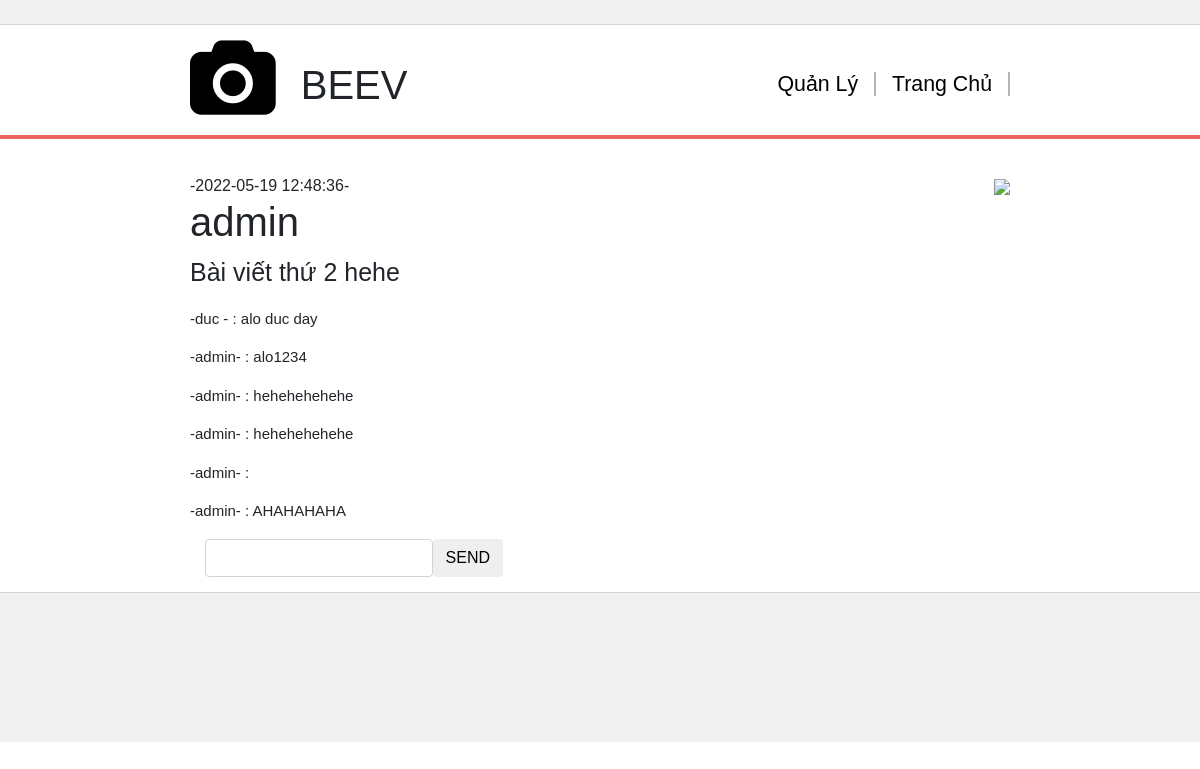
Page /post.php (signed in) on the earlier database version.
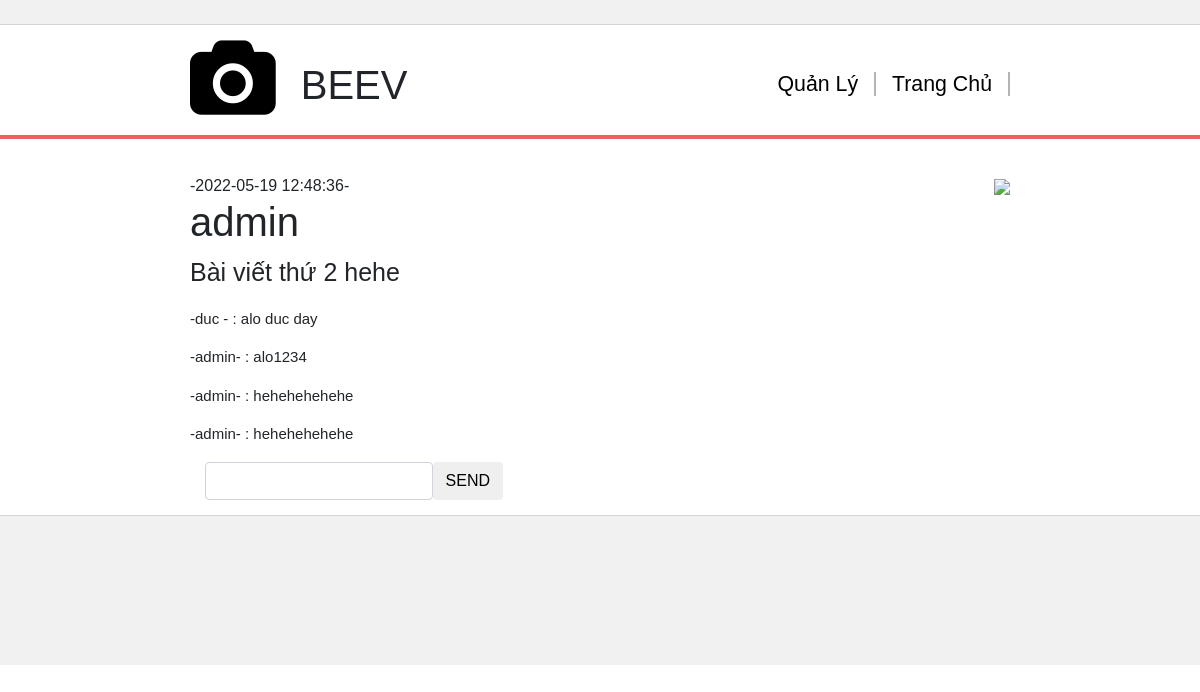
Same page on the later database version.
### tables this page shows
CREATE TABLE `comment` (
  `idcmt` int(100) NOT NULL,
  `idpost` int(100) NOT NULL,
  `id` int(100) NOT NULL,
  `text` text NOT NULL,
  `date` datetime NOT NULL
);

CREATE TABLE `member` (
  `id` int(100) NOT NULL,
  `username` varchar(100) NOT NULL,
  `pass` text NOT NULL,
  `email` varchar(100) NOT NULL,
  `birthday` varchar(10) NOT NULL,
  `sex` varchar(10) NOT NULL,
  `trangthai` tinyint(4) NOT NULL DEFAULT 0
);

### post.php (the view, shortened to what this page needs)
<!DOCTYPE html>
<html>
        <head>
              <link rel="stylesheet" type="text/css" href="https://maxcdn.bootstrapcdn.com/font-awesome/4.7.0/css/font-awesome.min.css">
              <link rel="stylesheet" href="https://cdn.jsdelivr.net/npm/bootstrap@4.0.0/dist/css/bootstrap.min.css">
              <link rel="stylesheet" type="text/css" href="https://maxcdn.bootstrapcdn.com/font-awesome/4.7.0/css/font-awesome.min.css">
        </head>
        <body>
            <div id="top-bar"></div>
            <div class="normal-wrapper">
                <div id="logo-container">
                    <i class="fa fa-camera logo-icon"></i> <h1>BEEV</h1>
                </div>
                <ul id="navbar">
                  <li><a href="admin.php">Quản Lý</a></li>
                  <li><a href="index.php">Trang Chủ</a></li>
                </ul>
            </div>
            <div id="top-color-splash"></div>
            <div class="normal-wrapper">
                <div class="one-third">
                <?php require_once'ketnoi.php'?>
                    <?php
                        $today = date("Y-m-d H:i:s");
                        $day1=strtotime($today);
                        $result = $conn -> query("SELECT date FROM post ");
                        while ($row = mysqli_fetch_array($result)) {
                            $day2= strtotime($row[0]);
                            if($day1 -$day2 >=3){
                                $new = date("Y-m-d H:i:s", $day2);
                            }
                        }
                        $getid =$conn -> query("SELECT id FROM post WHERE date='$new'")->fetch_array();
                        $gettext =$conn -> query("SELECT noidung FROM post WHERE date='$new'")->fetch_array();
                        $getuser=$conn->query("SELECT username FROM member WHERE id='$getid[0]'")->fetch_array();
                        ?>
                    <h8>-<?php echo $new?>-</h8>
                    <h2 class="no-margin-top" style ="font-size:40px"><?php echo $getuser[0];?></h2>
                    <p style ="font-size:25px"><?php echo $gettext[0];?></p>
                    <?php
                        $getidpost = $conn ->query("SELECT idpost FROM post WHERE date ='$new'")->fetch_array();
                        $idpost = $getidpost[0];
                        $sql =$conn->query("SELECT * FROM comment WHERE idpost='$idpost'");
                        while($row = mysqli_fetch_assoc($sql)){
                            $getiduser = $row['id'];
                            $getname = ($conn -> query("SELECT username FROM member WHERE id = '$getiduser'")) ->fetch_array();
                        echo "
                            <p style ='font-size:15px'>-".$getname[0]."- : ".$row['text']."</p>
                            ";
                            }
                     ?>
                    <div class="container-fluid">
                        <form class="d-flex" method="POST" action="">
                        <input class="form-control me-2" name ="textcmt">
                        <button class="btn btn-outline" name="cmt">SEND</button>
                        </form>
                    </div>
                </div>
                <div class="two-third">
                    <img class="featured-image" src="https://images.prismic.io/wdr-test-icti/3f9387b0e53fb535624c3a559964e5f3871345ac_connect-logo3x.png?auto=compress,format" />
                </div>
            </div>
            <div id="footer"></div>
        </body>
</html>

Differences in the rows shown:
removed comment: id.username "admin"
removed comment: id.username "admin", text "AHAHAHAHA"
